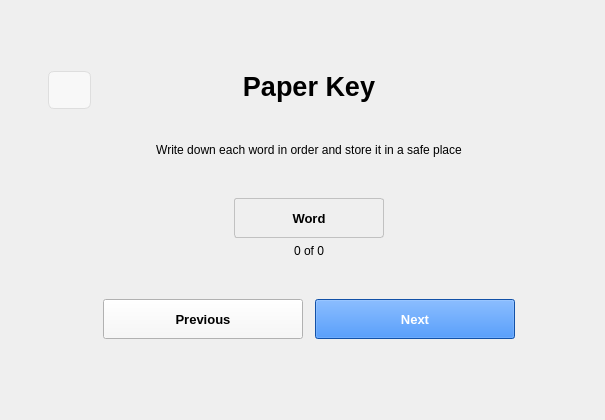
<?xml version="1.0" encoding="UTF-8"?>
<ui version="4.0">
 <class>PaperKeyWritedownPage</class>
 <widget class="QWidget" name="PaperKeyWritedownPage">
  <property name="geometry">
   <rect>
    <x>0</x>
    <y>0</y>
    <width>605</width>
    <height>420</height>
   </rect>
  </property>
  <property name="windowTitle">
   <string>Form</string>
  </property>
  <property name="styleSheet">
   <string notr="true">color:#000;</string>
  </property>
  <layout class="QGridLayout" name="gridLayout">
   <item row="0" column="1">
    <layout class="QHBoxLayout" name="horizontalLayout">
     <property name="sizeConstraint">
      <enum>QLayout::SetDefaultConstraint</enum>
     </property>
     <item>
      <layout class="QVBoxLayout" name="verticalLayout">
       <property name="topMargin">
        <number>60</number>
       </property>
       <item>
        <widget class="QPushButton" name="pushButtonBack">
         <property name="minimumSize">
          <size>
           <width>43</width>
           <height>38</height>
          </size>
         </property>
         <property name="maximumSize">
          <size>
           <width>43</width>
           <height>38</height>
          </size>
         </property>
         <property name="font">
          <font>
           <pointsize>20</pointsize>
           <weight>75</weight>
           <bold>true</bold>
          </font>
         </property>
         <property name="styleSheet">
          <string notr="true">background:#f8f8f8;
color:#000;
border-radius:6.4px;
border:1px solid #dedede;</string>
         </property>
         <property name="text">
          <string/>
         </property>
         <property name="icon">
          <iconset resource="../paicoin.qrc">
           <normaloff>:/icons/back</normaloff>:/icons/back</iconset>
         </property>
         <property name="iconSize">
          <size>
           <width>26</width>
           <height>26</height>
          </size>
         </property>
        </widget>
       </item>
       <item>
        <spacer name="verticalSpacer">
         <property name="orientation">
          <enum>Qt::Vertical</enum>
         </property>
         <property name="sizeHint" stdset="0">
          <size>
           <width>20</width>
           <height>40</height>
          </size>
         </property>
        </spacer>
       </item>
      </layout>
     </item>
     <item>
      <layout class="QVBoxLayout" name="verticalLayout_3">
       <property name="topMargin">
        <number>60</number>
       </property>
       <item alignment="Qt::AlignHCenter">
        <widget class="QLabel" name="labelTitle">
         <property name="sizePolicy">
          <sizepolicy hsizetype="Preferred" vsizetype="Preferred">
           <horstretch>0</horstretch>
           <verstretch>0</verstretch>
          </sizepolicy>
         </property>
         <property name="minimumSize">
          <size>
           <width>424</width>
           <height>0</height>
          </size>
         </property>
         <property name="font">
          <font>
           <pointsize>20</pointsize>
           <weight>75</weight>
           <bold>true</bold>
          </font>
         </property>
         <property name="text">
          <string>Paper Key</string>
         </property>
         <property name="alignment">
          <set>Qt::AlignCenter</set>
         </property>
        </widget>
       </item>
       <item alignment="Qt::AlignHCenter">
        <widget class="QLabel" name="labelInfo">
         <property name="styleSheet">
          <string notr="true">padding-top:35;
padding-bottom:35;</string>
         </property>
         <property name="text">
          <string>Write down each word in order and store it in a safe place</string>
         </property>
         <property name="alignment">
          <set>Qt::AlignCenter</set>
         </property>
        </widget>
       </item>
       <item alignment="Qt::AlignHCenter">
        <widget class="QLabel" name="labelWord">
         <property name="minimumSize">
          <size>
           <width>150</width>
           <height>40</height>
          </size>
         </property>
         <property name="maximumSize">
          <size>
           <width>500</width>
           <height>500</height>
          </size>
         </property>
         <property name="font">
          <font>
           <pointsize>10</pointsize>
           <weight>75</weight>
           <bold>true</bold>
          </font>
         </property>
         <property name="styleSheet">
          <string notr="true">border:1px solid #c1c1c1;
border-radius:3;</string>
         </property>
         <property name="frameShape">
          <enum>QFrame::StyledPanel</enum>
         </property>
         <property name="midLineWidth">
          <number>0</number>
         </property>
         <property name="text">
          <string>Word</string>
         </property>
         <property name="alignment">
          <set>Qt::AlignCenter</set>
         </property>
        </widget>
       </item>
       <item alignment="Qt::AlignHCenter">
        <widget class="QLabel" name="labelProgress">
         <property name="text">
          <string notr="true">0 of 0</string>
         </property>
         <property name="alignment">
          <set>Qt::AlignCenter</set>
         </property>
        </widget>
       </item>
       <item>
        <layout class="QHBoxLayout" name="horizontalLayout_2">
         <property name="topMargin">
          <number>35</number>
         </property>
         <item>
          <widget class="QPushButton" name="pushButtonPreviousWord">
           <property name="minimumSize">
            <size>
             <width>200</width>
             <height>40</height>
            </size>
           </property>
           <property name="maximumSize">
            <size>
             <width>200</width>
             <height>16777215</height>
            </size>
           </property>
           <property name="font">
            <font>
             <pointsize>10</pointsize>
             <weight>75</weight>
             <bold>true</bold>
            </font>
           </property>
           <property name="styleSheet">
            <string notr="true">background:#f8f8f8;
color:#000;</string>
           </property>
           <property name="text">
            <string>Previous</string>
           </property>
          </widget>
         </item>
         <item>
          <widget class="QPushButton" name="pushButtonNextWord">
           <property name="minimumSize">
            <size>
             <width>200</width>
             <height>40</height>
            </size>
           </property>
           <property name="maximumSize">
            <size>
             <width>200</width>
             <height>16777215</height>
            </size>
           </property>
           <property name="font">
            <font>
             <pointsize>10</pointsize>
             <weight>75</weight>
             <bold>true</bold>
            </font>
           </property>
           <property name="styleSheet">
            <string notr="true">background:#1972ea;
color:#fff;</string>
           </property>
           <property name="text">
            <string>Next</string>
           </property>
          </widget>
         </item>
        </layout>
       </item>
       <item>
        <spacer name="verticalSpacer_2">
         <property name="orientation">
          <enum>Qt::Vertical</enum>
         </property>
         <property name="sizeHint" stdset="0">
          <size>
           <width>20</width>
           <height>40</height>
          </size>
         </property>
        </spacer>
       </item>
      </layout>
     </item>
     <item>
      <layout class="QVBoxLayout" name="verticalLayout_2">
       <item>
        <spacer name="horizontalSpacer_3">
         <property name="orientation">
          <enum>Qt::Horizontal</enum>
         </property>
         <property name="sizeType">
          <enum>QSizePolicy::Fixed</enum>
         </property>
         <property name="sizeHint" stdset="0">
          <size>
           <width>35</width>
           <height>20</height>
          </size>
         </property>
        </spacer>
       </item>
      </layout>
     </item>
    </layout>
   </item>
   <item row="0" column="0">
    <spacer name="horizontalSpacer">
     <property name="orientation">
      <enum>Qt::Horizontal</enum>
     </property>
     <property name="sizeHint" stdset="0">
      <size>
       <width>40</width>
       <height>20</height>
      </size>
     </property>
    </spacer>
   </item>
   <item row="0" column="2">
    <spacer name="horizontalSpacer_2">
     <property name="orientation">
      <enum>Qt::Horizontal</enum>
     </property>
     <property name="sizeHint" stdset="0">
      <size>
       <width>40</width>
       <height>20</height>
      </size>
     </property>
    </spacer>
   </item>
  </layout>
 </widget>
 <resources>
  <include location="../paicoin.qrc"/>
 </resources>
 <connections/>
</ui>
